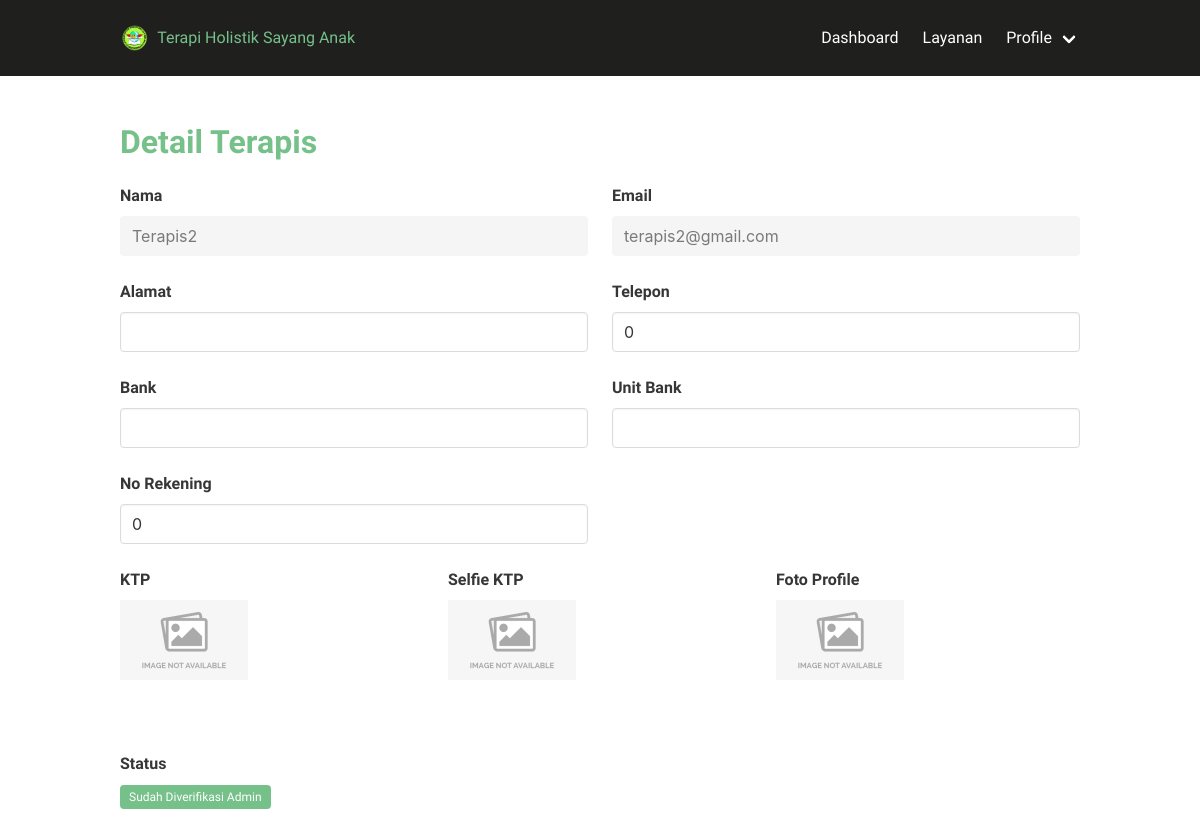
The page /terapi/detail/7 (signed in) on the database its author committed.
### tables this page shows
CREATE TABLE `terapis` (
  `id_terapis` int(11) NOT NULL AUTO_INCREMENT,
  `id_user` int(11) NOT NULL,
  `alamat` varchar(50) NOT NULL,
  `telepon` int(11) NOT NULL,
  `bank` varchar(30) NOT NULL,
  `unit_bank` varchar(30) NOT NULL,
  `no_rekening` int(11) NOT NULL,
  `ktp` varchar(50) NOT NULL,
  `selfie_ktp` varchar(50) NOT NULL,
  `profile` varchar(50) NOT NULL,
  `status` varchar(20) NOT NULL,
  PRIMARY KEY (`id_terapis`),
  KEY `IdUser2` (`id_user`),
  CONSTRAINT `IdUser2` FOREIGN KEY (`id_user`) REFERENCES `user` (`id_user`)
);

CREATE TABLE `user` (
  `id_user` int(11) NOT NULL AUTO_INCREMENT,
  `nama` varchar(50) NOT NULL,
  `email` varchar(50) NOT NULL,
  `password` varchar(500) NOT NULL,
  `hak_akses` varchar(20) NOT NULL,
  PRIMARY KEY (`id_user`),
  UNIQUE KEY `email` (`email`)
);

### application/controllers/Terapi.php (called while the page is built, shortened)
<?php
class Terapi extends CI_Controller
{
    function __construct()
    {
        $this->load->model('Terapi_model');
        $this->load->library('upload');
    }
    function detail($id_terapis)
    {
        $data['terapi'] = $this->Terapi_model->get_terapi($id_terapis);
        $data['nama']       = $_SESSION['nama'];
        $data['hak_akses']  = $_SESSION['hak_akses'];
        $data['id_user']    = $_SESSION['id_user'];
        $data['email']      = $_SESSION['email'];
        if (isset($data['terapi']['id_terapis'])) {
            $data['_view'] = 'terapi/detail';
            $this->load->view('templates/pure/header');
            $this->load->view('layouts/bulma-dashboard/main', $data);
            $this->load->view('templates/pure/footer');
        } else
            show_error('The terapi you are trying to edit does not exist.');
    }
}

### index.php (called while the page is built, shortened)
<?php
require_once BASEPATH.'core/CodeIgniter.php';

### application/models/Terapi_model.php (called while the page is built, shortened)
<?php
class Terapi_model extends CI_Model
{
    function get_terapi($id_terapis)
    {
        return $this->db->get_where('terapis',array('id_terapis'=>$id_terapis))->row_array();
    }
}

### application/views/terapi/detail.php (the view, shortened to what this page needs)
<h1 class="title has-text-success font-family-philosopher">Detail Terapis</h1>
<?php echo form_open('terapi/edit/' . $terapi['id_terapis']);  ?>
<?php
$id_userTerapis = ($this->input->post('id_user') ? $this->input->post('id_user') : $terapi['id_user']);
$sql = "SELECT * FROM user WHERE id_user=$id_userTerapis";
$query = $this->db->query($sql);
if ($query->num_rows() > 0) {
	foreach ($query->result() as $row) {
		$namaTerapis  = $row->nama;
		$emailTerapis = $row->email;
	}
}
?>
<div class="columns is-multiline">
	<div class="column is-half">
		<fieldset disabled="disabled">
			<div class="field">
				<label class="label" for="nama">Nama</label>
				<div class="control">
					<input type="text" name="nama" value="<?php echo $namaTerapis; ?>" class="input" id="nama" readonly />
				</div>
			</div>
		</fieldset>
	</div>
	<div class="column is-half">
		<fieldset disabled="disabled">
			<div class="field">
				<label class="label" for="email">Email</label>
				<div class="control">
					<input type="text" name="email" value="<?php echo $emailTerapis; ?>" class="input" id="email" readonly />
				</div>
			</div>
		</fieldset>
	</div>
	<div class="column is-half">
		<div class="field">
			<label class="label" for="alamat">Alamat</label>
			<div class="control">
				<input type="text" name="alamat" value="<?php echo ($this->input->post('alamat') ? $this->input->post('alamat') : $terapi['alamat']); ?>" class="input" id="alamat" required />
			</div>
		</div>
	</div>
	<div class="column is-half">
		<div class="field">
			<label class="label" for="telepon">Telepon</label>
			<div class="control">
				<input type="tel" name="telepon" value="<?php echo ($this->input->post('telepon') ? $this->input->post('telepon') : $terapi['telepon']); ?>" class="input" id="telepon" required />
			</div>
		</div>
	</div>
	<div class="column is-half">
		<div class="field">
			<label class="label" for="bank">Bank</label>
			<div class="control">
				<input type="text" name="bank" value="<?php echo ($this->input->post('bank') ? $this->input->post('bank') : $terapi['bank']); ?>" class="input" id="bank" required />
			</div>
		</div>
	</div>
	<div class="column is-half">
		<div class="field">
			<label class="label" for="unit_bank">Unit Bank</label>
			<div class="control">
				<input type="text" name="unit_bank" value="<?php echo ($this->input->post('unit_bank') ? $this->input->post('unit_bank') : $terapi['unit_bank']); ?>" class="input" id="unit_bank" required />
			</div>
		</div>
	</div>
	<div class="column is-half">
		<div class="field">
			<label class="label" for="no_rekening">No Rekening</label>
			<div class="control">
				<input type="number" name="no_rekening" value="<?php echo ($this->input->post('no_rekening') ? $this->input->post('no_rekening') : $terapi['no_rekening']); ?>" class="input" id="no_rekening" required />
			</div>
		</div>
	</div>
</div>
<div class="columns">
	<div class="column">
		<label class="label" for="ktp">KTP</label>
		<div class="field">
			<?php
			if (empty($terapi['ktp'])) {
			?>
				<figure class="image is-128x128">
					<img src="<?= base_url() ?>resources/picture/noimage.png" alt="profile">
				</figure>
			<?php
			} else {
			?>
				<figure class="image is-128x128">
					<img src="<?= base_url() ?>resources/picture/<?= $terapi['ktp']; ?>" alt="profile">
				</figure>
			<?php
			} ?>
		</div>
	</div>
	<div class="column">
		<label for="selfie_ktp" class="label">Selfie KTP</label>
		<div class="field">
			<?php
			if (empty($terapi['selfie_ktp'])) {
			?>
				<figure class="image is-128x128">
					<img src="<?= base_url() ?>resources/picture/noimage.png" alt="profile">
				</figure>
			<?php
			} else {
			?>
				<figure class="image is-128x128">
					<img src="<?= base_url() ?>resources/picture/<?= $terapi['selfie_ktp']; ?>" alt="profile">
				</figure>
			<?php
			} ?>
		</div>
	</div>
	<div class="column">
		<label for="profile" class="label">Foto Profile</label>
		<div class="field">
			<?php
			if (empty($terapi['profile'])) {
			?>
				<figure class="image is-128x128">
					<img src="<?= base_url() ?>resources/picture/noimage.png" alt="profile">
				</figure>
			<?php
			} else {
			?>
				<figure class="image is-128x128">
					<img src="<?= base_url() ?>resources/picture/<?= $terapi['profile']; ?>" alt="profile">
				</figure>
			<?php
			} ?>
		</div>
	</div>
</div>
<div class="columns">
	<div class="column is-one-quarter">
		<label class="label">Status</label>
		<?php $status = ($this->input->post('status') ? $this->input->post('status') : $terapi['status']);
		if ($status == 0) {
		?>
			<span class="tag is-danger">Belum Diverifikasi Admin</span>
		<?php
		} else {
		?>
			<span class="tag is-success">Sudah Diverifikasi Admin</span>
		<?php } ?>
	</div>
</div>
<?= form_close(); ?>

### application/views/layouts/bulma-dashboard/main.php (shortened to what this page needs)
<nav class="navbar is-black py-3" role="navigation" aria-label="main dropdown navigation">
    <div class="container">
        <div class="navbar-brand">
            <a class="navbar-item" href="<?= base_url('Dashboard'); ?>">
                <img src="<?= base_url('assets/img/logo.png'); ?>" /> &nbsp;&nbsp;
                <span class="font-family-philosopher has-text-success">
                    Terapi Holistik Sayang Anak
                </span>
            </a>
        </div>
        <div id="navbar" class="navbar-menu">
            <?php
            if ($hak_akses == "Admin") {
                $sql = "SELECT * FROM admin WHERE id_user=$id_user";
                $query = $this->db->query($sql);
                if ($query->num_rows() > 0) {
                    foreach ($query->result() as $row) {
                        $id_admin = $row->id_admin;
            ?>
                        <div class="navbar-end">
                            <a class="navbar-item" href="<?php echo site_url('dashboard'); ?>">Dashboard</a>
                            <div class="navbar-item has-dropdown is-hoverable">
                                <a class="navbar-link">Layanan</a>
                                <div class="navbar-dropdown">
                                    <a class="navbar-item" href="<?php echo site_url('layanan/index'); ?>">
                                        <span class="icon">
                                            <i class="fas fa-list"></i>
                                        </span>
                                        <span> Daftar Layanan </span>
                                    </a>
                                    <a class="navbar-item" href="<?php echo site_url('layanan/add'); ?>">
                                        <span class="icon">
                                            <i class="fas fa-plus"></i>
                                        </span>
                                        <span> Tambah Layanan </span>
                                    </a>
                                </div>
                            </div>
                            <div class="navbar-item has-dropdown is-hoverable">
                                <a class="navbar-link">Verifikasi</a>
                                <div class="navbar-dropdown">
                                    <a class="navbar-item" href="<?php echo site_url('terapi/index'); ?>">
                                        <span class="icon">
                                            <i class="fas fa-check-square"></i>
                                        </span>
                                        <span> Verifikasi Terapis </span>
                                    </a>
                                </div>
                            </div>
                            <div class="navbar-item has-dropdown is-hoverable">
                                <a class="navbar-link">Profile</a>
                                <div class="navbar-dropdown">
                                    <a class="navbar-item" href="<?php echo site_url('admin/edit/' . $id_admin); ?>">
                                        <span class="icon">
                                            <i class="fas fa-user"></i>
                                        </span>
                                        <span> My Profile </span>
                                    </a>
                                    <a class="navbar-item has-text-danger" href="<?php echo site_url('dashboard/logout'); ?>">
                                        <span class="icon">
                                            <i class="fas fa-sign-out-alt"></i>
                                        </span>
                                        <span> Logout </span>
                                    </a>
                                </div>
                            </div>
                        </div>
                    <?php }
                }
            } elseif ($hak_akses == "Terapis") {
                $sql = "SELECT * FROM terapis WHERE id_user=$id_user";
                $query = $this->db->query($sql);
                if ($query->num_rows() > 0) {
                    foreach ($query->result() as $row) {
                        $status     = $row->status;
                    ?>
                        <div class="navbar-end">
                            <a class="navbar-item" href="<?php echo site_url('dashboard'); ?>">Dashboard</a>
                            <?php
                            if ($status == 1) {
                            ?>
                                <a class="navbar-item" href="<?php echo site_url('DetailLayanan/index'); ?>">
                                    Layanan
                                </a>
                            <?php } ?>
                            <div class="navbar-item has-dropdown is-hoverable">
                                <a class="navbar-link">Profile</a>
                            </div>
                        </div>
            <?php }
                }
            } ?>
        </div>
    </div>
</nav>
<section class="section">
    <div class="container">
        <?php
        if (isset($_view) && $_view)
            $this->load->view($_view);
        ?>
    </div>
</section>

### rows shown on the page
user: nama "Terapis2", email "terapis2@gmail.com"
terapis: telepon "0", no_rekening "0"
